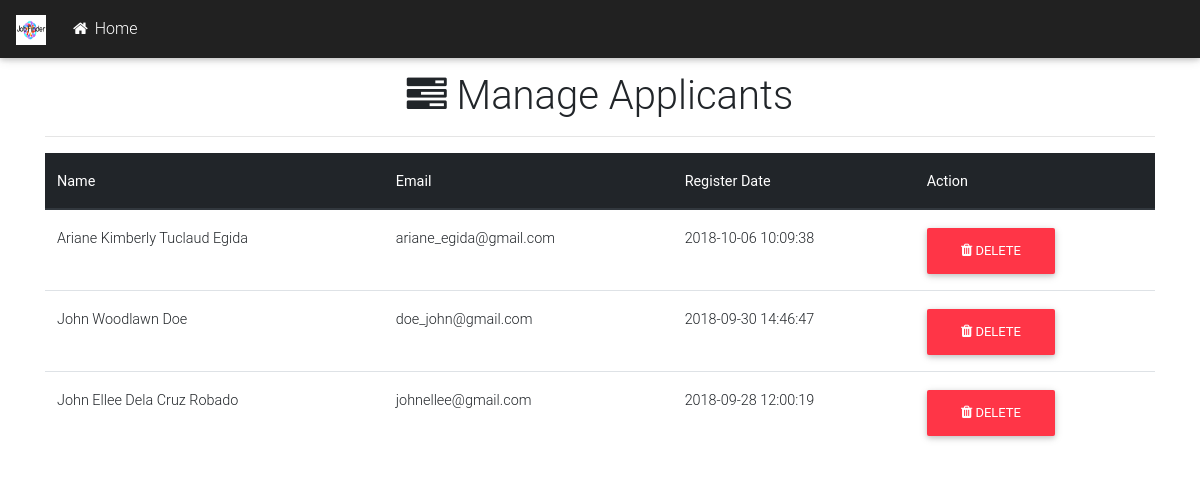
/employer-view-applicants.php (signed in), run on the app's committed database.
### tables this page shows
CREATE TABLE `users` (
  `ID` int(11) NOT NULL,
  `LastName` varchar(100) DEFAULT NULL,
  `FirstName` varchar(100) DEFAULT NULL,
  `Midname` varchar(100) DEFAULT NULL,
  `Email` varchar(100) DEFAULT NULL,
  `Password` varchar(100) DEFAULT NULL,
  `RegisterDate` timestamp NOT NULL DEFAULT CURRENT_TIMESTAMP ON UPDATE CURRENT_TIMESTAMP
);

### employer-view-applicants.php (the view, shortened to what this page needs)
<!DOCTYPE html>
<html>
<head>
	<link rel="stylesheet" href="css/style.css">
	<link rel="stylesheet" href="css/bootstrap.min.css">
  	<link rel="stylesheet" href="css/bootstrap.css">
  	<link rel="stylesheet" href="css/mdb.min.css">
  	<link rel="stylesheet" href="https://cdnjs.cloudflare.com/ajax/libs/font-awesome/4.7.0/css/font-awesome.min.css">
</head>
<body>
	<nav class="navbar navbar-expand-lg bg-dark fixed-top">
		<a class="navbar-brand" href="#"><img src="img/job_finde.png" height="30" width="30"></a>
      	<div class="collapse navbar-collapse" id="navbar">
      		<ul class="navbar-nav mr-auto">
      			<li class="nav-item">
      				<a class="nav-link text-white" href="user-dashboard.php"><span class="fa fa-home"></span> Home <span class="sr-only">(current)</span></a>
      			</li>
      		</ul>
      	</div>
	</nav><br><br><br>
	<div class="container">
		<div class="page-header">
			<h1 class="text-center"><span class="fa fa-tasks"></span> Manage Applicants</h1>
			<hr>
		</div>
		<div class="table-responsive">
			<table class="table table-hover">
				<thead class="thead-dark">
					<tr>
						<th>Name</th>
						<th>Email</th>
						<th>Register Date</th>
						<th>Action</th>
					</tr>
				</thead>
				<tbody>
					<?php
						$conn = mysqli_connect('localhost', 'root', '', 'oijf');
						$disp_user = mysqli_query($conn, "SELECT * FROM users ORDER BY RegisterDate DESC");
						if (mysqli_num_rows($disp_user) > 0) {
							while ($user_row = mysqli_fetch_assoc($disp_user)) {
								?>
								<tr>
									<td><?php echo $user_row['FirstName'] ." " .  $user_row['Midname'] . " " . $user_row['LastName']; ?></td>
									<td><?php echo $user_row['Email']; ?></td>
									<td><?php echo $user_row['RegisterDate']; ?></td>
									<td><a onclick="return confirm('Delete this user?');" class="btn btn-danger" href="action.php?del_user=<?php echo $user_row['UserID'] ?>"><span class="fa fa-trash"></span> Delete</a></td>
								</tr>
						<?php	} ?>
 					<?php	} else {
							echo "<tr><td colspan='11'><h1 class='alert alert-warning text-center'><span class='fa fa-info-circle'></span> No Jobs Found </h1></td></tr>";
						}
					?>
				</tbody>
			</table>
		</div>
	</div>
</body>
</html>

### css/style.css (style rules this page uses)
* { margin: 0; padding: 0; }

### data on the page
users: FirstName "Ariane Kimberly", Midname "Tuclaud", LastName "Egida", Email "ariane_egida@gmail.com", RegisterDate "2018-10-06 10:09:38"
users: FirstName "John", Midname "Woodlawn", LastName "Doe", Email "doe_john@gmail.com", RegisterDate "2018-09-30 14:46:47"
users: FirstName "John Ellee", Midname "Dela Cruz", LastName "Robado", Email "johnellee@gmail.com", RegisterDate "2018-09-28 12:00:19"
